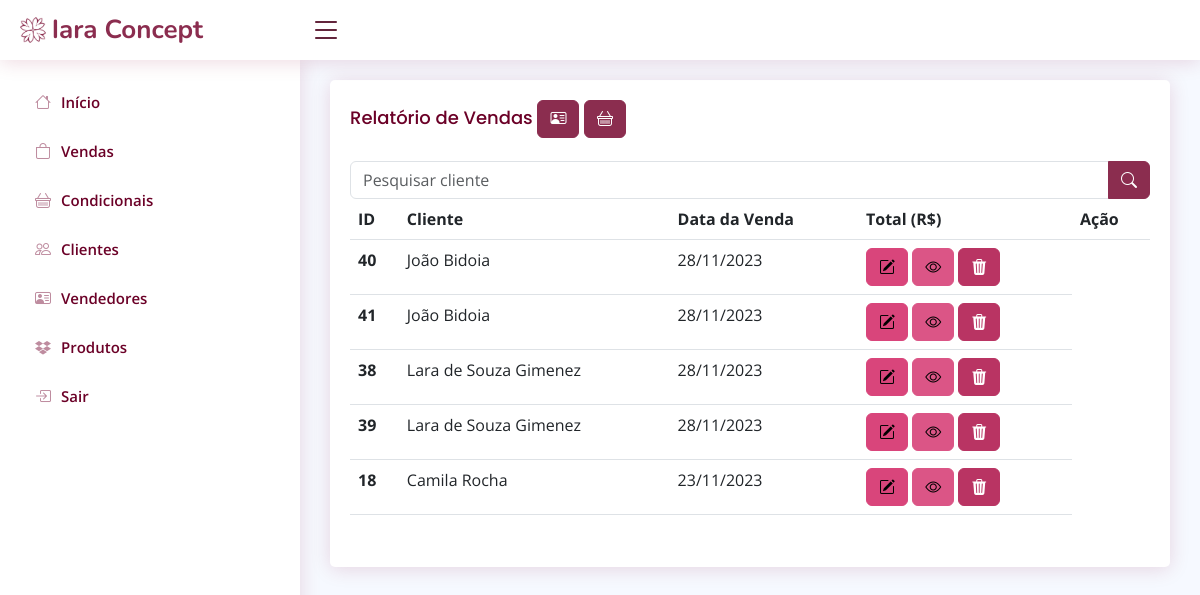
Page /relatorio_vendas_cliente.php (signed in) on the committed database.
### tables this page shows
CREATE TABLE `compravenda` (
  `id` int(11) NOT NULL,
  `cliente_id` int(11) NOT NULL,
  `vendedor_id` int(11) DEFAULT NULL,
  `desconto` double NOT NULL,
  `datacriacao` datetime NOT NULL DEFAULT current_timestamp()
);

CREATE TABLE `cliente` (
  `id` int(11) NOT NULL,
  `nome` varchar(100) NOT NULL,
  `cpf` varchar(15) NOT NULL,
  `telefone` varchar(15) DEFAULT NULL,
  `cidade` varchar(50) DEFAULT NULL,
  `estado` varchar(20) DEFAULT NULL,
  `endereco` varchar(50) DEFAULT NULL,
  `status` varchar(20) NOT NULL
);

### relatorio_vendas_cliente.php (the view, shortened to what this page needs)
<!DOCTYPE html>
<?php
require_once("conexao.php");
$pesquisaCliente = "";
$sql = "SELECT v.id, c.nome as cliente, v.datacriacao
        FROM compravenda v
        INNER JOIN cliente c ON v.cliente_id = c.id
        WHERE c.nome LIKE '%$pesquisaCliente%'
        ORDER BY v.datacriacao desc";
$resultado = mysqli_query($conexao, $sql);
?>
<?php require_once("cabecalho.php") ?>
<main id="main" class="main">
    <section class="section">
        <div class="card">
            <div class="card-body">
                <h5 class="card-title">Relatório de Vendas
                <a href="relatorio_vendas_vendedor.php" class="btn btn-primary"><i class="bi bi-person-vcard"></i></a>
                <a href="relatorio_condicionais_cliente.php" class="btn btn-primary"><i class="bi bi-basket"></i></a>
                </h5>
                <div class="row">
                    <div class="mb-3">
                        <form method="post">
                            <div class="input-group">
                            <input type="text" class="form-control" id="cliente" name="cliente"
                            value="<?php echo $pesquisaCliente; ?>" placeholder="Pesquisar cliente">
                            <button name="pesquisar" stype="button" class="btn btn-primary"><i class="bi bi-search"></i></button>
                            </div>
                        </form>
                <table class="table">
                    <thead>
                        <tr>
                            <th scope="col">ID</th>
                            <th>Cliente</th>
                            <th>Data da Venda</th>
                            <th>Total (R$)</th>
                            <th scope="col">Ação</th>
                        </tr>
                    </thead>
                    <tbody>
                        <?php while ($linha = mysqli_fetch_array($resultado)) { ?>
                            <tr>
                                <th>
                                <?= $linha['id'] ?>
                                </th>
                                <td>
                                <?= $linha['cliente'] ?>
                                </td>
                                <td>
                                <?= date("d/m/Y", strtotime($linha['datacriacao']))?>
                                </td>
                                <td><a href="alterarVenda.php?id=<?= $linha['id'] ?>" class="btn btn-warning"><i
                                    class="bi bi-pencil-square"></i></a>
                                <a onclick="openModal(<?= $linha['id'] ?>)" data-bs-toggle="modal"
                                data-bs-target="#exampleModal" name="info" class="btn btn-info">
                                <i class="bi bi-eye"></i></a>
                                <a href="relatorio_vendas_cliente.php? id=<?= $linha['id'] ?>" class="btn btn-danger"
                                    onclick="return confirm('Deseja excluir mesmo?')">
                                    <i class="bi bi-trash3-fill"></i>
                                </a>
                                </td>
                        <?php
                        }
                        ?>
                    </tbody>
                </table>
            </div>
        </div>
    </section>
</main>
<?php require_once("rodape.php") ?>

### assets/css/style.css (style rules this page uses)
:root { scroll-behavior: smooth; }
body { font-family: "Open Sans", sans-serif; background: #f6f9ff; color: #444444; }
a { color: #4154f1; text-decoration: none; }
h1, h2, h3, h4, h5, h6 { font-family: "Nunito", sans-serif; }
#main { margin-top: 60px; padding: 20px 30px; transition: all 0.3s; }
.card { margin-bottom: 30px; border: none; border-radius: 5px; box-shadow: 0px 2px 20px #92003627; }
.card-title { padding: 20px 0 15px 0; font-size: 18px; font-weight: 500; color: #6b0027; font-family: "Poppins", sans-serif; }
.card-body { padding: 0 20px 20px 20px; }
@media (min-width: 1200px) { #main, #footer { margin-left: 300px; } }

### rows in the picture
compravenda: id "40", cliente.nome "João Bidoia", datacriacao "28/11/2023"
compravenda: id "41", cliente.nome "João Bidoia", datacriacao "28/11/2023"
compravenda: id "38", cliente.nome "Lara de Souza Gimenez", datacriacao "28/11/2023"
compravenda: id "39", cliente.nome "Lara de Souza Gimenez", datacriacao "28/11/2023"
compravenda: id "18", cliente.nome "Camila Rocha", datacriacao "23/11/2023"
